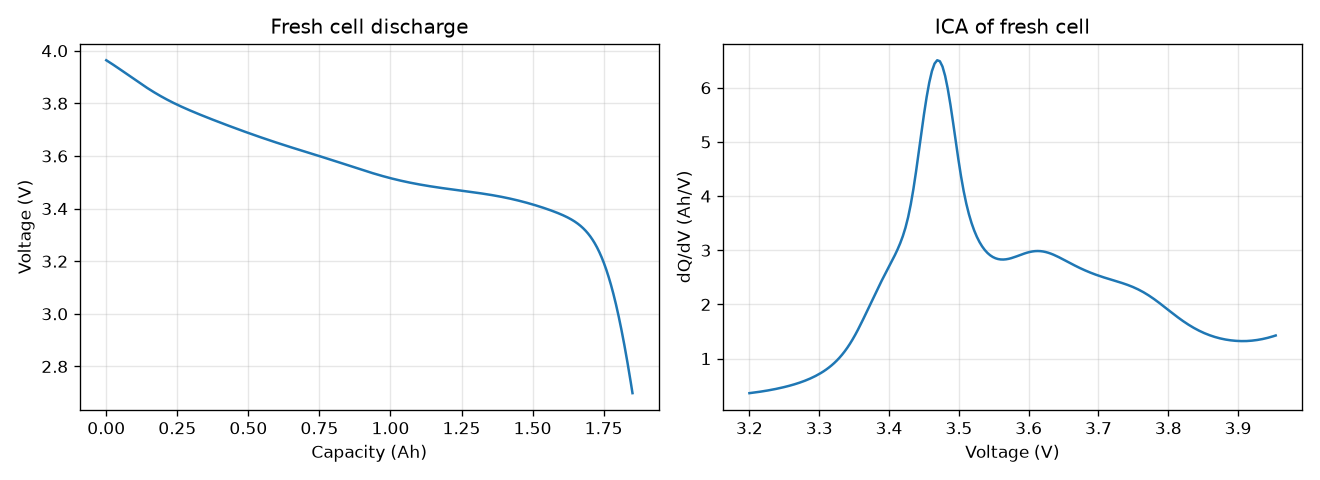

The Python source for this figure:
"""
MODEL 2 - STEP 1: Build a fresh battery cell from its two electrodes
=====================================================================
A battery = positive electrode (PE) + negative electrode (NE).
Cell voltage while discharging =
        PE voltage  -  NE voltage  -  current x resistance  -  polarisation

  * Electrode curves are published curves: PE = lithium cobalt oxide (LCO),
    NE = graphite (MCMB) - the "Dualfoil" curves (Doyle & Newman, also in PyBaMM).
  * Both curves are slightly blurred, because in a real cell not every
    particle is identical - this is what makes real ICA peaks broad.
  * The cell numbers and the two blur widths were FITTED (step5b_calibrate.py)
    so this simulated fresh cell matches real B0005 cycle 1.

Used by the later steps:  FRESH_CELL, discharge_curve(), ica_curve(),
                          pe_voltage(), ne_voltage(), V_MAX, V_MIN
"""

import numpy as np
import matplotlib.pyplot as plt
from pathlib import Path
from scipy.signal import savgol_filter

HERE = Path(__file__).parent   # pictures are saved next to this file


# ---------------------------------------------------------------
# 1. Electrode voltage curves  (fill = 0 empty ... 1 full of lithium)
# ---------------------------------------------------------------
def graphite_raw(s):
    """Graphite NE voltage vs Li (Doyle/Dualfoil MCMB curve)."""
    return (0.194 + 1.5 * np.exp(-120.0 * s)
            + 0.0351 * np.tanh((s - 0.286) / 0.083) - 0.0045 * np.tanh((s - 0.849) / 0.119)
            - 0.035 * np.tanh((s - 0.9233) / 0.05) - 0.0147 * np.tanh((s - 0.5) / 0.034)
            - 0.102 * np.tanh((s - 0.194) / 0.142) - 0.022 * np.tanh((s - 0.9) / 0.0164)
            - 0.011 * np.tanh((s - 0.124) / 0.0226) + 0.0155 * np.tanh((s - 0.105) / 0.029))


def lco_raw(s):
    """LCO PE voltage vs Li (Doyle/Dualfoil LiCoO2 curve)."""
    s = 1.062 * s
    return (2.16216 + 0.07645 * np.tanh(30.834 - 54.4806 * s)
            + 2.1581 * np.tanh(52.294 - 50.294 * s) - 0.14169 * np.tanh(11.0923 - 19.8543 * s)
            + 0.2051 * np.tanh(1.4684 - 5.4888 * s) + 0.2531 * np.tanh((-s + 0.56478) / 0.1316)
            - 0.02167 * np.tanh((s - 0.525) / 0.006))


def blurred(curve, width):
    """Blur an electrode curve by `width` (real particles are not all identical)."""
    s = np.linspace(-0.3, 1.3, 3201)
    step = s[1] - s[0]
    u = curve(np.clip(s, 1e-4, 1 - 1e-4))
    kernel = np.exp(-0.5 * (np.arange(-400, 401) * step / width) ** 2)
    kernel /= kernel.sum()
    u_blur = np.convolve(np.pad(u, 400, mode="edge"), kernel, mode="valid")
    return lambda fill: np.interp(fill, s, u_blur)


NE_BLUR, PE_BLUR = 0.047, 0.056          # fitted to B0005
ne_voltage = blurred(graphite_raw, NE_BLUR)
pe_voltage = blurred(lco_raw, PE_BLUR)


# ---------------------------------------------------------------
# 2. The fresh cell (numbers fitted to real B0005 cycle 1)
# ---------------------------------------------------------------
FRESH_CELL = {
    "ne_size_Ah":   2.015,   # how much lithium the NE can hold
    "pe_size_Ah":   4.249,   # how much lithium the PE can hold
    "lithium_Ah":   3.732,   # total movable lithium in the cell
    "resistance":   0.118,   # ohm  (instant voltage drop = current x this)
    "polarisation": 0.0128,  # V per Ah (extra drop that builds up during discharge)
    "current_A":    2.0,     # discharge current (NASA B0005 uses 2 A)
}
V_MAX, V_MIN = 4.2, 2.7      # charge limit and discharge cut-off


def discharge_curve(cell):
    """Return (capacity, voltage) for one full discharge of the cell."""
    ne_fill = np.linspace(0.9999, 0.0001, 5000)                                         # NE empties...
    pe_fill = (cell["lithium_Ah"] - ne_fill * cell["ne_size_Ah"]) / cell["pe_size_Ah"]  # ...PE fills
    ok = (pe_fill > 0) & (pe_fill < 1)
    ne_fill, pe_fill = ne_fill[ok], pe_fill[ok]
    if len(ne_fill) < 2:                                           # cell too damaged to work
        return np.array([0.0]), np.array([V_MIN])

    v_rest = pe_voltage(pe_fill) - ne_voltage(ne_fill)             # voltage with no current
    if not (v_rest <= V_MAX).any():                                # never drops below 4.2 V
        return np.array([0.0]), np.array([V_MIN])
    start = np.argmax(v_rest <= V_MAX)                             # fully charged point
    capacity = (ne_fill[start] - ne_fill[start:]) * cell["ne_size_Ah"]
    v_load = (v_rest[start:]
              - cell["current_A"] * cell["resistance"]             # instant drop
              - cell["polarisation"] * capacity)                   # slow build-up
    below = v_load < V_MIN
    end = (np.argmax(below) if below.any() else len(v_load) - 1) + 1
    return capacity[:end], v_load[:end]


def ica_curve(capacity, voltage):
    """dQ/dV: peaks show where each electrode has a plateau.
    Works on simulated AND on noisy real data."""
    v = np.minimum.accumulate(voltage)                 # remove small upward noise wiggles
    keep = np.r_[True, np.diff(v) < 0]                 # drop repeated voltages (interp needs them unique)
    v, q_raw = v[keep], np.asarray(capacity)[keep]
    grid = np.linspace(max(3.2, v.min() + 0.01), min(4.05, v.max() - 0.01), 200)
    q = np.interp(grid, v[::-1], q_raw[::-1])
    dqdv = -np.gradient(q, grid)
    return grid, savgol_filter(dqdv, 21, 3)            # smooth


# ---------------------------------------------------------------
# 3. Run it
# ---------------------------------------------------------------
if __name__ == "__main__":
    Q, V = discharge_curve(FRESH_CELL)
    print(f"Fresh cell capacity: {Q.max():.3f} Ah   (real B0005 cycle 1: 1.851 Ah)")
    print(f"Voltage range: {V.max():.2f} V -> {V.min():.2f} V")

    g, d = ica_curve(Q, V)
    peaks = [i for i in range(1, len(d) - 1) if d[i] > d[i-1] and d[i] > d[i+1] and d[i] > 0.3 * d.max()]
    print("ICA peaks at:", ", ".join(f"{g[i]:.3f} V" for i in peaks), "  (real B0005 main peak: 3.484 V)")

    fig, ax = plt.subplots(1, 2, figsize=(11, 4))
    ax[0].plot(Q, V); ax[0].set(xlabel="Capacity (Ah)", ylabel="Voltage (V)", title="Fresh cell discharge")
    ax[1].plot(g, d); ax[1].set(xlabel="Voltage (V)", ylabel="dQ/dV (Ah/V)", title="ICA of fresh cell")
    for a in ax: a.grid(alpha=0.3)
    plt.tight_layout(); plt.savefig(HERE / "step1_fresh_cell.png", dpi=120)
    print("Saved picture:", HERE / "step1_fresh_cell.png")
